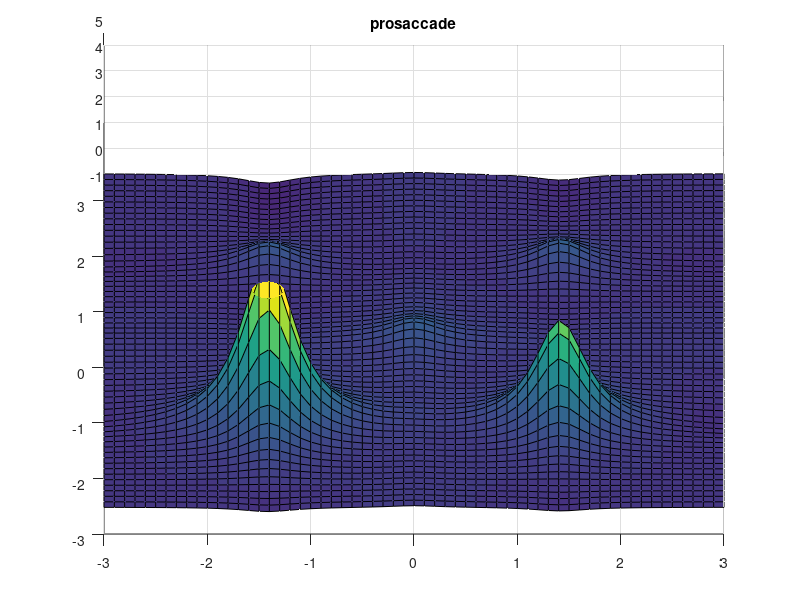
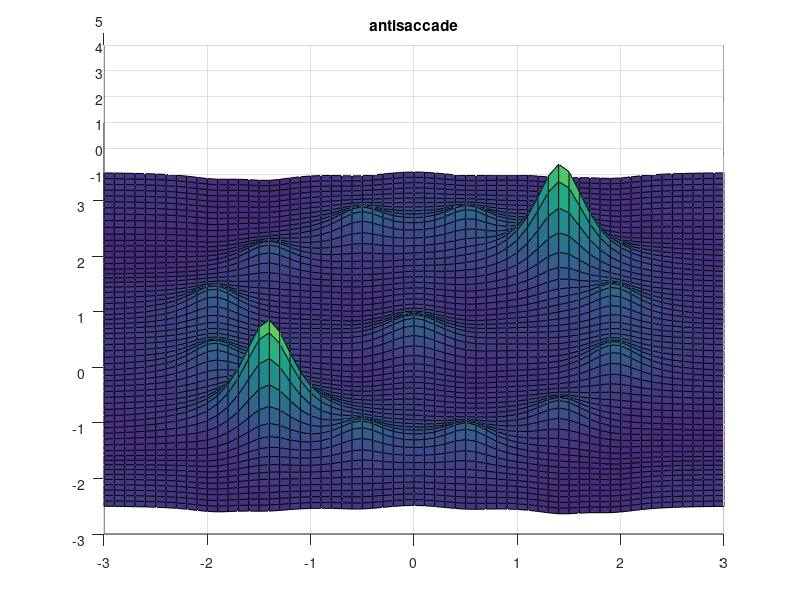
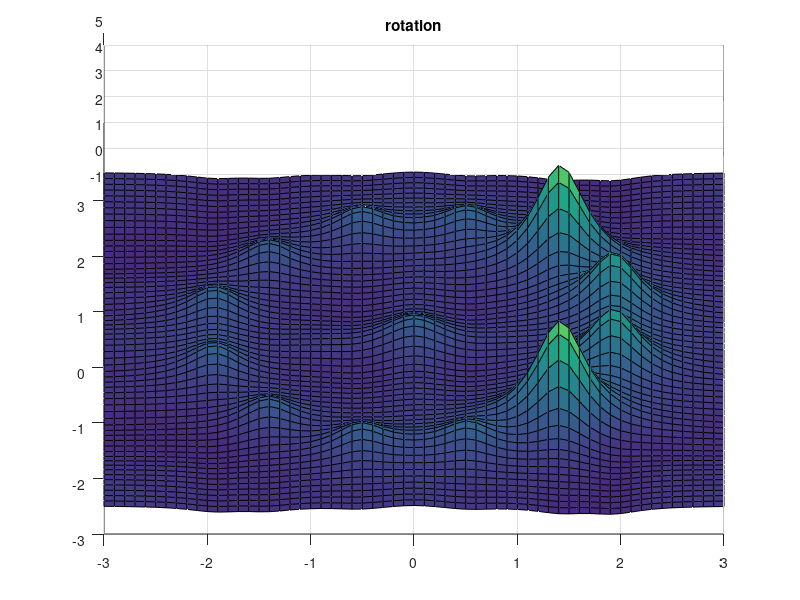
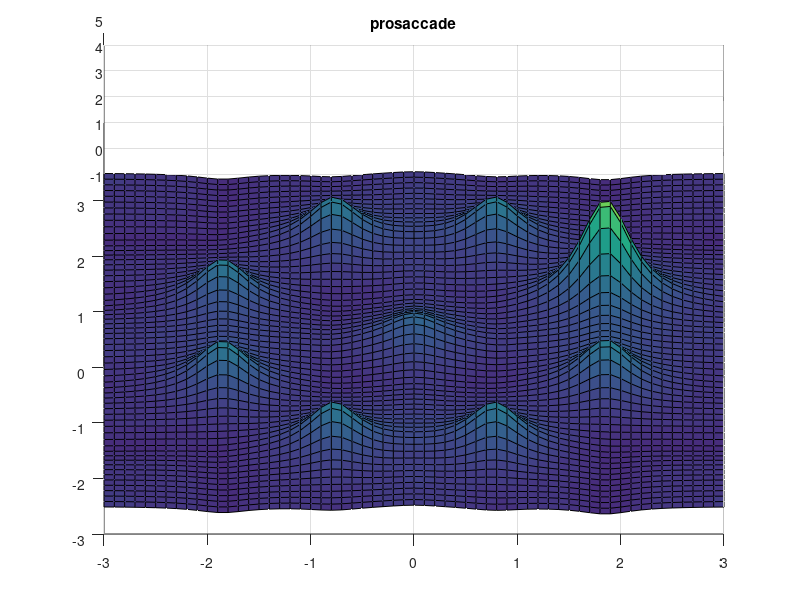

These charts were generated, in order, by the following MATLAB code:
[x,y]=meshgrid(-3:0.1:3, -3:0.1:3);

figure(1); % T in #2, saccade target in #2 as well 
surf(x, y, 0 ... 
 + ((1*(x-(cosd(90))).^2+1.25)./(10*(x-(cosd(90))).^2+1.25)).*((1*(y-(sind(0)*2)).^2+1.25)./(10*(y-(sind(0)*2)).^2+1.25)) ...   %1
 + ((-1*(x-(cosd(45)*2)).^2+2)./(10*(x-(cosd(45)*2)).^2+1)).*((-1*(y-(sind(45)*2)).^2+2)./(10*(y-(sind(45)*2)).^2+1)) ... % 2 
);
caxis([-1 5]);
view(0,65)
title('prosaccade')
axis([-3 3 -3 3 -1 5])

[x,y]=meshgrid(-3:0.1:3, -3:0.1:3);

figure(1); % T in #2, saccade target in #2 as well 
surf(x, y, 0 ...
 + ((-1*(x-(cosd(75)*2)).^2+1)./(10*(x-(cosd(75)*2)).^2+1)).*((-1*(y-(sind(75)*2)).^2+1)./(10*(y-(sind(75)*2)).^2+1)) ...   %1
 + ((-1*(x-(cosd(45)*2)).^2+2)./(10*(x-(cosd(45)*2)).^2+1)).*((-1*(y-(sind(45)*2)).^2+2)./(10*(y-(sind(45)*2)).^2+1)) ... % 2
 + ((-1*(x-(cosd(15)*2)).^2+1)./(10*(x-(cosd(15)*2)).^2+1)).*((-1*(y-(sind(15)*2)).^2+1)./(10*(y-(sind(15)*2)).^2+1)) ... % 3
 + ((-1*(x-(cosd(15)*2)).^2+1)./(10*(x-(cosd(15)*2)).^2+1)).*((-1*(y-(-sind(15)*2)).^2+1)./(10*(y-(-sind(15)*2)).^2+1)) ... % 4
 + ((-1*(x-(cosd(45)*2)).^2+1)./(10*(x-(cosd(45)*2)).^2+1)).*((-1*(y-(-sind(45)*2)).^2+1)./(10*(y-(-sind(45)*2)).^2+1)) ... % 5
 + ((-1*(x-(cosd(75)*2)).^2+1)./(10*(x-(cosd(75)*2)).^2+1)).*((-1*(y-(-sind(75)*2)).^2+1)./(10*(y-(-sind(75)*2)).^2+1)) ... % 6
 + ((-1*(x-(-cosd(75)*2)).^2+1)./(10*(x-(-cosd(75)*2)).^2+1)).*((-1*(y-(-sind(75)*2)).^2+1)./(10*(y-(-sind(75)*2)).^2+1)) ... %7 
 + ((-1*(x-(-cosd(45)*2)).^2+1)./(10*(x-(-cosd(45)*2)).^2+1)).*((-1*(y-(-sind(45)*2)).^2+1)./(10*(y-(-sind(45)*2)).^2+1)) ... % 8
 + ((-1*(x-(-cosd(15)*2)).^2+1)./(10*(x-(-cosd(15)*2)).^2+1)).*((-1*(y-(-sind(15)*2)).^2+1)./(10*(y-(-sind(15)*2)).^2+1)) ... % 9
 + ((-1*(x-(-cosd(15)*2)).^2+1)./(10*(x-(-cosd(15)*2)).^2+1)).*((-1*(y-(sind(15)*2)).^2+1)./(10*(y-(sind(15)*2)).^2+1)) ... % 10
 + ((-1*(x-(-cosd(45)*2)).^2+1)./(10*(x-(-cosd(45)*2)).^2+1)).*((-1*(y-(sind(45)*2)).^2+1)./(10*(y-(sind(45)*2)).^2+1)) ... %11
 + ((-1*(x-(-cosd(75)*2)).^2+1)./(10*(x-(-cosd(75)*2)).^2+1)).*((-1*(y-(sind(75)*2)).^2+1)./(10*(y-(sind(75)*2)).^2+1)) ... %12
 + ((1*(x-(-cosd(75)*2)).^2+1)./(1*(x-(-cosd(75)*2)).^2+1)).*((1*(y-(sind(75)*2)).^2+1)./(1*(y-(sind(75)*2)).^2+1)) ... %12 
 + ((1*(x-(cosd(90))).^2+1.25)./(10*(x-(cosd(90))).^2+1.25)).*((1*(y-(sind(0)*2)).^2+1.25)./(10*(y-(sind(0)*2)).^2+1.25)) ...   %1
);
caxis([-1 5]);
view(0,65)
title('prosaccade')
axis([-3 3 -3 3 -1 5])



[x,y]=meshgrid(-3:0.1:3, -3:0.1:3);

figure(2); % T in #2, saccade target in #8
surf(x, y, 0 ...
 + ((-1*(x-(cosd(75)*2)).^2+1)./(10*(x-(cosd(75)*2)).^2+1)).*((-1*(y-(sind(75)*2)).^2+1)./(10*(y-(sind(75)*2)).^2+1)) ...   %1
 + ((-1*(x-(cosd(45)*2)).^2+2)./(10*(x-(cosd(45)*2)).^2+1)).*((-1*(y-(sind(45)*2)).^2+2)./(10*(y-(sind(45)*2)).^2+1)) ... % 2
 + ((-1*(x-(cosd(15)*2)).^2+1)./(10*(x-(cosd(15)*2)).^2+1)).*((-1*(y-(sind(15)*2)).^2+1)./(10*(y-(sind(15)*2)).^2+1)) ... % 3
 + ((-1*(x-(cosd(15)*2)).^2+1)./(10*(x-(cosd(15)*2)).^2+1)).*((-1*(y-(-sind(15)*2)).^2+1)./(10*(y-(-sind(15)*2)).^2+1)) ... % 4
 + ((-1*(x-(cosd(45)*2)).^2+1)./(10*(x-(cosd(45)*2)).^2+1)).*((-1*(y-(-sind(45)*2)).^2+1)./(10*(y-(-sind(45)*2)).^2+1)) ... % 5
 + ((-1*(x-(cosd(75)*2)).^2+1)./(10*(x-(cosd(75)*2)).^2+1)).*((-1*(y-(-sind(75)*2)).^2+1)./(10*(y-(-sind(75)*2)).^2+1)) ... % 6
 + ((-1*(x-(-cosd(75)*2)).^2+1)./(10*(x-(-cosd(75)*2)).^2+1)).*((-1*(y-(-sind(75)*2)).^2+1)./(10*(y-(-sind(75)*2)).^2+1)) ... %7 
 + ((-1*(x-(-cosd(45)*2)).^2+2)./(10*(x-(-cosd(45)*2)).^2+1)).*((-1*(y-(-sind(45)*2)).^2+2)./(10*(y-(-sind(45)*2)).^2+1)) ... % 8
 + ((-1*(x-(-cosd(15)*2)).^2+1)./(10*(x-(-cosd(15)*2)).^2+1)).*((-1*(y-(-sind(15)*2)).^2+1)./(10*(y-(-sind(15)*2)).^2+1)) ... % 9
 + ((-1*(x-(-cosd(15)*2)).^2+1)./(10*(x-(-cosd(15)*2)).^2+1)).*((-1*(y-(sind(15)*2)).^2+1)./(10*(y-(sind(15)*2)).^2+1)) ... % 10
 + ((-1*(x-(-cosd(45)*2)).^2+1)./(10*(x-(-cosd(45)*2)).^2+1)).*((-1*(y-(sind(45)*2)).^2+1)./(10*(y-(sind(45)*2)).^2+1)) ... %11
 + ((-1*(x-(-cosd(75)*2)).^2+1)./(10*(x-(-cosd(75)*2)).^2+1)).*((-1*(y-(sind(75)*2)).^2+1)./(10*(y-(sind(75)*2)).^2+1)) ... %12
 + ((1*(x-(cosd(90))).^2+1.25)./(10*(x-(cosd(90))).^2+1.25)).*((1*(y-(sind(0)*2)).^2+1.25)./(10*(y-(sind(0)*2)).^2+1.25)) ...   %1
);
caxis([-1 5]);
view(0,65)
title('antisaccade')
axis([-3 3 -3 3 -1 5])



[x,y]=meshgrid(-3:0.1:3, -3:0.1:3); 
figure(3); % T in #2, saccade target in #5
surf(x, y, 0 ...
 + ((-1*(x-(cosd(75)*2)).^2+1)./(10*(x-(cosd(75)*2)).^2+1)).*((-1*(y-(sind(75)*2)).^2+1)./(10*(y-(sind(75)*2)).^2+1)) ...   %1
 + ((-1*(x-(cosd(45)*2)).^2+2)./(10*(x-(cosd(45)*2)).^2+1)).*((-1*(y-(sind(45)*2)).^2+2)./(10*(y-(sind(45)*2)).^2+1)) ... % 2
 + ((-1*(x-(cosd(15)*2)).^2+1.5)./(10*(x-(cosd(15)*2)).^2+1)).*((-1*(y-(sind(15)*2)).^2+1.5)./(10*(y-(sind(15)*2)).^2+1)) ... % 3
 + ((-1*(x-(cosd(15)*2)).^2+1.5)./(10*(x-(cosd(15)*2)).^2+1)).*((-1*(y-(-sind(15)*2)).^2+1.5)./(10*(y-(-sind(15)*2)).^2+1)) ... % 4
 + ((-1*(x-(cosd(45)*2)).^2+2)./(10*(x-(cosd(45)*2)).^2+1)).*((-1*(y-(-sind(45)*2)).^2+2)./(10*(y-(-sind(45)*2)).^2+1)) ... % 5
 + ((-1*(x-(cosd(75)*2)).^2+1)./(10*(x-(cosd(75)*2)).^2+1)).*((-1*(y-(-sind(75)*2)).^2+1)./(10*(y-(-sind(75)*2)).^2+1)) ... % 6
 + ((-1*(x-(-cosd(75)*2)).^2+1)./(10*(x-(-cosd(75)*2)).^2+1)).*((-1*(y-(-sind(75)*2)).^2+1)./(10*(y-(-sind(75)*2)).^2+1)) ... %7 
 + ((-1*(x-(-cosd(45)*2)).^2+1)./(10*(x-(-cosd(45)*2)).^2+1)).*((-1*(y-(-sind(45)*2)).^2+1)./(10*(y-(-sind(45)*2)).^2+1)) ... % 8
 + ((-1*(x-(-cosd(15)*2)).^2+1)./(10*(x-(-cosd(15)*2)).^2+1)).*((-1*(y-(-sind(15)*2)).^2+1)./(10*(y-(-sind(15)*2)).^2+1)) ... % 9
 + ((-1*(x-(-cosd(15)*2)).^2+1)./(10*(x-(-cosd(15)*2)).^2+1)).*((-1*(y-(sind(15)*2)).^2+1)./(10*(y-(sind(15)*2)).^2+1)) ... % 10
 + ((-1*(x-(-cosd(45)*2)).^2+1)./(10*(x-(-cosd(45)*2)).^2+1)).*((-1*(y-(sind(45)*2)).^2+1)./(10*(y-(sind(45)*2)).^2+1)) ... %11
 + ((-1*(x-(-cosd(75)*2)).^2+1)./(10*(x-(-cosd(75)*2)).^2+1)).*((-1*(y-(sind(75)*2)).^2+1)./(10*(y-(sind(75)*2)).^2+1)) ... %12
 + ((1*(x-(cosd(90))).^2+1.25)./(10*(x-(cosd(90))).^2+1.25)).*((1*(y-(sind(0)*2)).^2+1.25)./(10*(y-(sind(0)*2)).^2+1.25)) ...   %1
);
caxis([-1 5]);
view(0,65)
title('rotation')
axis([-3 3 -3 3 -1 5])



[x,y]=meshgrid(-3:0.1:3, -3:0.1:3);

figure(1); % T in #2, saccade target in #2 as well 
surf(x, y, 0 ...
 + ((-1*(x-(cosd(45)*2)).^2+3.3)./(10*(x-(cosd(45)*2)).^2+1)).*((-1*(y-(sind(45)*2)).^2+2)./(10*(y-(sind(45)*2)).^2+1)) ... % 2
 + ((-1*(x-(cosd(45)*2)).^2+3.3)./(10*(x-(cosd(45)*2)).^2+1)).*((-1*(y-(-sind(45)*2)).^2+1.3)./(10*(y-(-sind(45)*2)).^2+1)) ... % 5
 + ((-1*(x-(-cosd(45)*2)).^2+1)./(10*(x-(-cosd(45)*2)).^2+1)).*((-1*(y-(-sind(45)*2)).^2+1.3)./(10*(y-(-sind(45)*2)).^2+1)) ... % 8 
 + ((-1*(x-(-cosd(45)*2)).^2+1)./(10*(x-(-cosd(45)*2)).^2+1)).*((-1*(y-(sind(45)*2)).^2+1.3)./(10*(y-(sind(45)*2)).^2+1)) ... %11
 + ((1*(x-(-cosd(75)*2)).^2+1)./(1*(x-(-cosd(75)*2)).^2+1)).*((1*(y-(sind(75)*2)).^2+1.3)./(1*(y-(sind(75)*2)).^2+1)) ... %12 
 + ((1*(x-(cosd(90))).^2+.75)./(10*(x-(cosd(90))).^2+1)).*((1*(y-(sind(0)*2)).^2+1)./(10*(y-(sind(0)*2)).^2+1)) ...   %1       
);
caxis([-1 5]);
view(0,65)
title('prosaccade')
axis([-3 3 -3 3 -1 5])
                               

[x,y]=meshgrid(-3:0.1:3, -3:0.1:3);

figure(1); % T in #2, saccade target in #2 as well 
surf(x, y, 0 ...
 + ((-1*(x-(cosd(45)*2)).^2+1)./(10*(x-(cosd(45)*2)).^2+1)).*((-1*(y-(sind(45)*2)).^2+1)./(10*(y-(sind(45)*2)).^2+1)) ... % 2
 + ((-1*(x-(cosd(45)*2)).^2+2)./(10*(x-(cosd(45)*2)).^2+1)).*((-1*(y-(-sind(45)*2)).^2+2)./(10*(y-(-sind(45)*2)).^2+1)) ... % 5
 + ((-1*(x-(-cosd(45)*2)).^2+3.3)./(10*(x-(-cosd(45)*2)).^2+1)).*((-1*(y-(-sind(45)*2)).^2+2)./(10*(y-(-sind(45)*2)).^2+1)) ... % 8 
 + ((-1*(x-(-cosd(45)*2)).^2+1)./(10*(x-(-cosd(45)*2)).^2+1)).*((-1*(y-(sind(45)*2)).^2+1)./(10*(y-(sind(45)*2)).^2+1)) ... %11
 + ((1*(x-(cosd(90))).^2+.75)./(10*(x-(cosd(90))).^2+1)).*((1*(y-(sind(0)*2)).^2+1)./(10*(y-(sind(0)*2)).^2+1)) ...   %1       
);
caxis([-1 5]);
view(0,65)
title('prosaccade')
axis([-3 3 -3 3 -1 5])



[x,y]=meshgrid(-3:0.1:3, -3:0.1:3);

figure(4); % T in #2, saccade target in #2 as well 
surf(x, y, 0 ...
 + ((-1*(x-(cosd(67)*2)).^2+1.3)./(10*(x-(cosd(67)*2)).^2+1)).*((-1*(y-(sind(67)*2)).^2+1.3)./(10*(y-(sind(67)*2)).^2+1)) ...   %1
 + ((-1*(x-(cosd(22)*2)).^2+2)./(10*(x-(cosd(22)*2)).^2+1)).*((-1*(y-(sind(22)*2)).^2+2)./(10*(y-(sind(22)*2)).^2+1)) ... % 2
 + ((-1*(x-(cosd(22)*2)).^2+1.3)./(10*(x-(cosd(22)*2)).^2+1)).*((-1*(y-(-sind(22)*2)).^2+1.3)./(10*(y-(-sind(22)*2)).^2+1)) ... % 5
 + ((-1*(x-(cosd(67)*2)).^2+1.3)./(10*(x-(cosd(67)*2)).^2+1)).*((-1*(y-(-sind(67)*2)).^2+1.3)./(10*(y-(-sind(67)*2)).^2+1)) ... % 6
 + ((-1*(x-(-cosd(67)*2)).^2+1.3)./(10*(x-(-cosd(67)*2)).^2+1)).*((-1*(y-(-sind(67)*2)).^2+1.3)./(10*(y-(-sind(67)*2)).^2+1)) ... %7 
 + ((-1*(x-(-cosd(22)*2)).^2+1.3)./(10*(x-(-cosd(22)*2)).^2+1)).*((-1*(y-(-sind(22)*2)).^2+1.3)./(10*(y-(-sind(22)*2)).^2+1)) ... % 8
 + ((-1*(x-(-cosd(22)*2)).^2+1.3)./(10*(x-(-cosd(22)*2)).^2+1)).*((-1*(y-(sind(22)*2)).^2+1.3)./(10*(y-(sind(22)*2)).^2+1)) ... %11
 + ((-1*(x-(-cosd(67)*2)).^2+1.3)./(10*(x-(-cosd(67)*2)).^2+1)).*((-1*(y-(sind(67)*2)).^2+1.3)./(10*(y-(sind(67)*2)).^2+1)) ... %12
 + ((1*(x-(cosd(90))).^2+1.25)./(10*(x-(cosd(90))).^2+1.25)).*((1*(y-(sind(0)*2)).^2+1.25)./(10*(y-(sind(0)*2)).^2+1.25)) ...   %1
);
caxis([-1 5]);
view(0,65)
title('prosaccade')
axis([-3 3 -3 3 -1 5])
